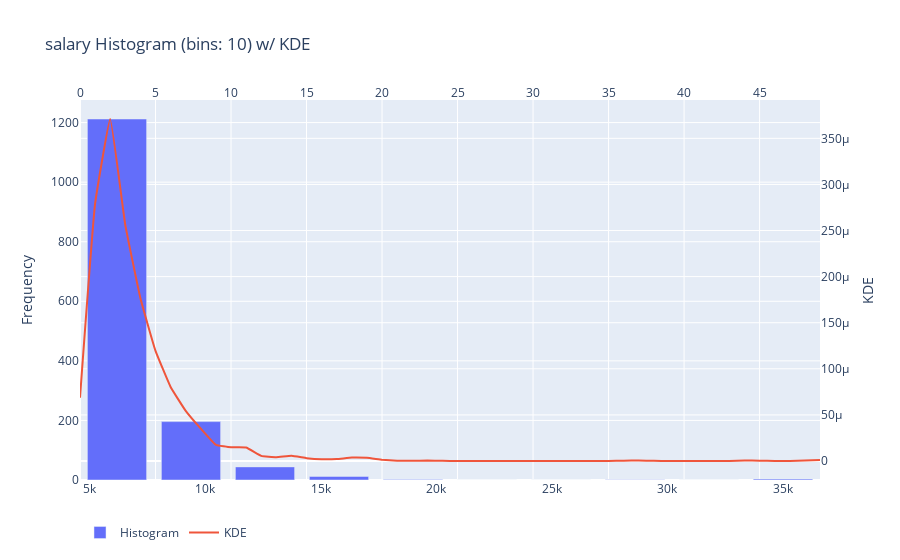

Source (notebook cell):
### Code cell
figure

### Figure 1 — Plotly figure (JSON) as saved in the notebook; plotly's stock layout.template omitted (floating-point values rounded to 4 significant figures)
{"data": [{"name": "Histogram", "type": "bar", "x": [6200, 9400, 12600, 15800, 19000, 22200, 25400, 28600, 31800, 35000], "y": [1212, 196, 44, 12, 2, 0, 0, 1, 0, 3]}, {"line": {"shape": "spline", "smoothing": 0.3}, "mode": "lines", "name": "KDE", "type": "scatter", "x": [0, 1, 2, 3, 4, 5, 6, 7, 8, 9, 10, 11, 12, 13, 14, 15, 16, 17, 18, 19, 20, 21, 22, 23, 24, 25, 26, 27, 28, 29, 30, 31, 32, 33, 34, 35, 36, 37, 38, 39, 40, 41, 42, 43, 44, 45, 46, 47, 48, 49], "xaxis": "x2", "y": [6.872e-05, 0.0002791, 0.000371, 0.0002559, 0.0001766, 0.0001195, 8.032e-05, 5.437e-05, 3.504e-05, 1.746e-05, 1.484e-05, 1.461e-05, 5.53e-06, 4.127e-06, 5.598e-06, 3.108e-06, 1.869e-06, 2.1e-06, 3.75e-06, 3.45e-06, 1.311e-06, 3.004e-07, 2.727e-07, 5.081e-07, 2.295e-07, 2.327e-08, 5.293e-10, 2.701e-12, 3.092e-15, 7.938e-19, 8.74e-22, 9.444e-18, 2.416e-14, 1.386e-11, 1.784e-09, 5.152e-08, 3.337e-07, 4.849e-07, 1.58e-07, 1.156e-08, 1.898e-10, 8.783e-11, 6.71e-09, 1.159e-07, 4.491e-07, 3.904e-07, 7.734e-08, 5.446e-08, 4.813e-07, 1.016e-06], "yaxis": "y2"}], "layout": {"autosize": true, "barmode": "group", "legend": {"orientation": "h"}, "title": {"text": "salary Histogram (bins: 10) w/ KDE"}, "xaxis": {"autorange": true, "range": [4600, 36600], "type": "linear"}, "xaxis2": {"anchor": "y", "autorange": true, "overlaying": "x", "range": [0, 49], "side": "top", "type": "linear"}, "yaxis": {"autorange": true, "range": [0, 1276.0], "side": "left", "title": {"text": "Frequency"}, "type": "linear"}, "yaxis2": {"autorange": true, "overlaying": "y", "range": [-2.061e-05, 0.0003916], "side": "right", "title": {"text": "KDE"}, "type": "linear"}}}
